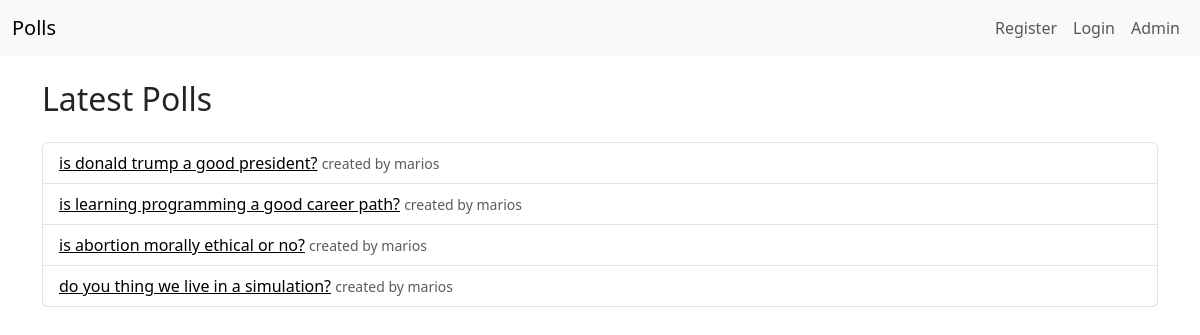
The app's page /, older data.
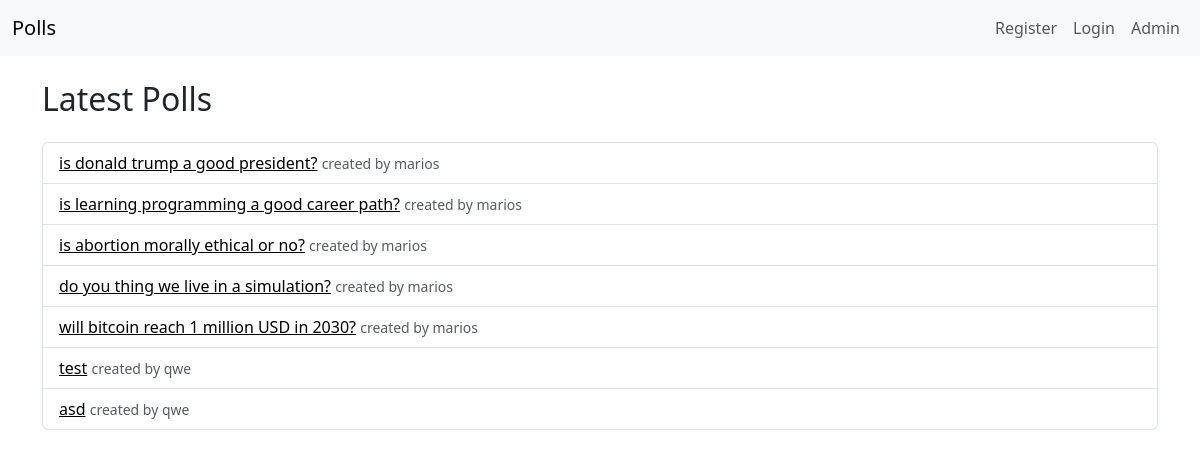
The same page, newer data.
### polls/models.py (models this page shows, shortened)
class Question(models.Model):
    question_text = models.CharField(max_length=200)
    pub_date = models.DateTimeField("date published")
    author = models.ForeignKey(User, on_delete=models.CASCADE, related_name="questions")

### polls/views.py (the view)
# urls.py: path("", views.IndexView.as_view(), name="index"),
class IndexView(generic.ListView):
    template_name = "polls/index.html"
    context_object_name = "latest_question_list"
    def get_queryset(self):
        return Question.objects.filter(pub_date__lte=timezone.now()).order_by("pk")

### polls/templates/polls/index.html (shortened to what this page needs)
{% load static %}
<!DOCTYPE html>
<html lang="en">
<head>
    <link rel="stylesheet" href="{% static 'polls/style.css' %}">
    <link href="https://cdn.jsdelivr.net/npm/bootstrap@5.3.3/dist/css/bootstrap.min.css" rel="stylesheet">
</head>
<body>
    <nav class="navbar navbar-expand-lg bg-body-tertiary mb-4">
        <div class="container-fluid">
            <a class="navbar-brand" href="{% url 'polls:index' %}">Polls</a>
            <div class="collapse navbar-collapse" id="navbarNav">
                <ul class="navbar-nav ms-auto">
                    {% if request.user.is_authenticated %}
                        <li class="nav-item">
                            <a class="nav-link" href="#">Hi, {{ request.user.username }}</a>
                        </li>
                        <li class="nav-item">
                            <a class="nav-link" href="{% url 'polls:logout' %}">Logout</a>
                        </li>
                    {% else %}
                        <li class="nav-item">
                            <a class="nav-link" href="{% url 'polls:register' %}">Register</a>
                        </li>
                        <li class="nav-item">
                            <a class="nav-link" href="{% url 'polls:login' %}">Login</a>
                        </li>
                    {% endif %}
                    <li class="nav-item">
                        <a class="nav-link" href="{% url 'admin:index' %}">Admin</a>
                    </li>
                </ul>
            </div>
        </div>
    </nav>
    <div class="container">
        <div class="d-flex justify-content-between align-items-center mb-3">
            <h2>Latest Polls</h2>
        </div>
        {% if latest_question_list %}
            <ul class="list-group">
                {% for question in latest_question_list %}
                    <li class="list-group-item d-flex justify-content-between align-items-center">
                        <div>
                           <a href="{% url 'polls:question_by_index' forloop.counter %}">{{ question.question_text }}</a>
                            <small class="text-muted">
                                created by {{ question.author.username }}{% if question.author.username == 'marios' %}{% endif %}
                            </small>
                        </div>
                    </li>
                {% endfor %}
            </ul>
        {% else %}
            <p>No polls are available.</p>
        {% endif %}
    </div>
</body>
</html>

Row changes from the older to the newer data that the page shows:
added Question: question_text "will bitcoin reach 1 million USD in 2030?", author.username "marios"
added Question: question_text "test", author.username "qwe"
added Question: question_text "asd", author.username "qwe"
